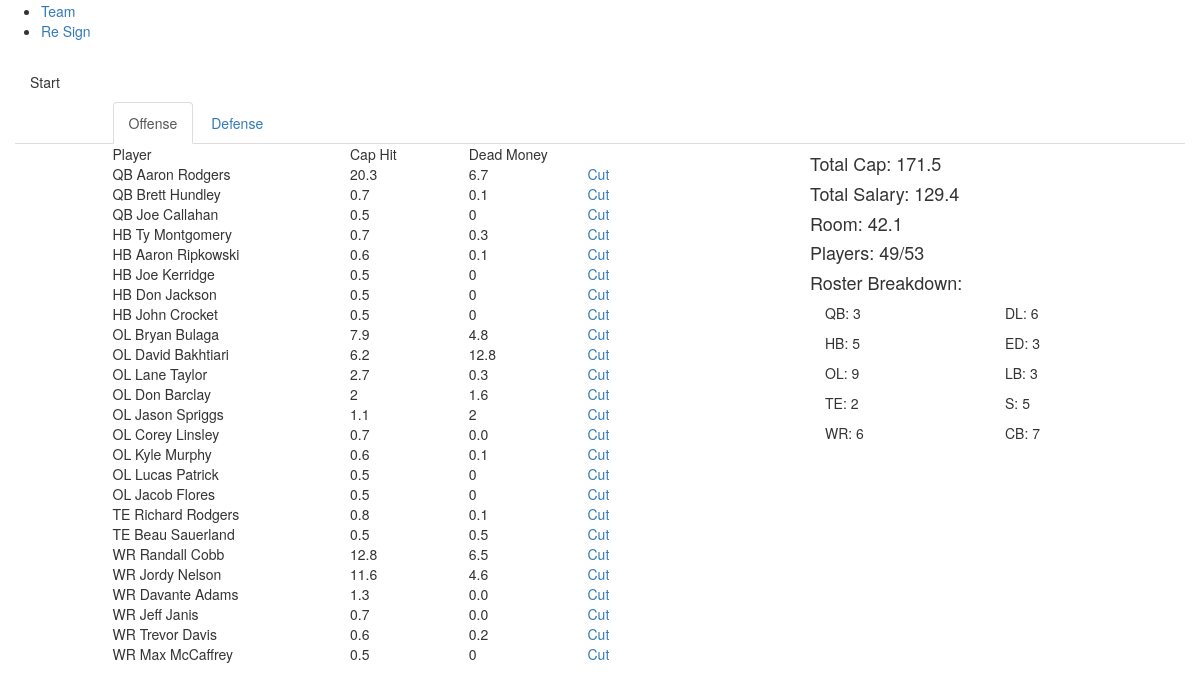
The app's page / (signed in) with its own data.
### roster/models.py (models this page shows)
class Player(models.Model):
    first_name = models.CharField(max_length=50)
    last_name = models.CharField(max_length=50)
    position = models.CharField(max_length=2, choices=POSITION)
    cap_hit = models.FloatField()
    dead_money = models.FloatField(null=True,blank=True)
    offer = models.FloatField(null=True,blank=True)
    def __str__(self):
        return str(self.position + ' ' + self.first_name + " " + self.last_name)

class Account(models.Model):
    user = models.OneToOneField('auth.User')
    cap_max = models.FloatField(default=171.5)
    resign = models.BooleanField(default=False)
    free_agent = models.BooleanField(default=False)
    draft = models.BooleanField(default=False)
    final_cuts = models.BooleanField(default=False)

### roster/views.py (the view)
# urls.py: url(r'^$', IndexView.as_view(), name='index_view'),
class IndexView(TemplateView):
    template_name = "index.html"
    def get_context_data(self,**kwargs):
        context = super().get_context_data(**kwargs)
        acc = Account.objects.first()
        salaries = sum([player.cap_hit for player in Player.objects.all()])
        context['qb'] = Player.objects.filter(position='QB').order_by('-cap_hit')
        context['hb'] = Player.objects.filter(position='HB').order_by('-cap_hit')
        context['wr'] = Player.objects.filter(position='WR').order_by('-cap_hit')
        context['te'] = Player.objects.filter(position='TE').order_by('-cap_hit')
        context['ol'] = Player.objects.filter(position='OL').order_by('-cap_hit')
        context['dl'] = Player.objects.filter(position='DL').order_by('-cap_hit')
        context['ed'] = Player.objects.filter(position='ED').order_by('-cap_hit')
        context['lb'] = Player.objects.filter(position='LB').order_by('-cap_hit')
        context['cb'] = Player.objects.filter(position='CB').order_by('-cap_hit')
        context['s'] = Player.objects.filter(position='S').order_by('-cap_hit')
        context['count'] = Player.objects.all().count()
        context['total_cap'] = acc.cap_max
        context['cap_space_left'] = round(acc.cap_max - salaries,2)
        context['salaries'] = round(salaries, 2)
        return context

### templates/index.html (shortened to what this page needs)
{% extends 'base.html' %}
{% block content %}
<div class="">
  {% if not request.user.account.resign %}
  <p>Start</p>
  {% elif not request.user.account.free_agent %}
  <p>Start, Resign Players <span class='blue'>Free Agents</span></p>
  {% elif not request.user.account.draft %}
  <p>Start, Resign Players, Free Agents <span class='blue'>Draft</span></p>
  {% elif not request.user.account.final_cuts %}
  <p>Start, Resign Players, Free Agents, Draft <span class='blue'>Final Cuts</span></p>
  {% endif %}
</div>
<div class="row">
<div class="col-md-1"></div>
<ul class="nav nav-tabs">
  <li class="active"><a data-toggle="tab" href=#offense>Offense</a></li>
  <li><a data-toggle="tab" href=#defense>Defense</a></li>
</ul>
</div>
<div class="row">
  <div class="col-md-1"></div>
<div class="col-md-7">
<div class="tab-content">
  <div id="offense" class="tab-pane fade in active">
    <div class="row">
        <div class="row">
          <div class="col-md-4">Player</div>
          <div class="col-md-2">Cap Hit</div>
          <div class="col-md-2">Dead Money</div>
        </div>
        {% for player in qb %}
        <div class="row">
          <div class="col-md-4">{{ player }}</div>
          <div class="col-md-2">{{ player.cap_hit|floatformat }}</div>
          <div class="col-md-2">{{ player.dead_money|floatformat }}</div>
          <div class="col-md-1"><a href="{% url 'cut_player_view' player.id %}">Cut</a></div>
        </div>
        {% endfor %}
        {% for player in hb %}
        <div class="row">
          <div class="col-md-4">{{ player }}</div>
          <div class="col-md-2">{{ player.cap_hit|floatformat }}</div>
          <div class="col-md-2">{{ player.dead_money|floatformat }}</div>
          <div class="col-md-1"><a href="{% url 'cut_player_view' player.id %}">Cut</a></div>
        </div>
        {% endfor %}
        {% for player in ol %}
        <div class="row">
          <div class="col-md-4">{{ player }}</div>
          <div class="col-md-2">{{ player.cap_hit|floatformat }}</div>
          <div class="col-md-2">{{ player.dead_money|floatformat }}</div>
          <div class="col-md-1"><a href="{% url 'cut_player_view' player.id %}">Cut</a></div>
        </div>
        {% endfor %}
        {% for player in te %}
        <div class="row">
          <div class="col-md-4">{{ player }}</div>
          <div class="col-md-2">{{ player.cap_hit|floatformat }}</div>
          <div class="col-md-2">{{ player.dead_money|floatformat }}</div>
          <div class="col-md-1"><a href="{% url 'cut_player_view' player.id %}">Cut</a></div>
        </div>
        {% endfor %}
        {% for player in wr %}
        <div class="row">
          <div class="col-md-4">{{ player }}</div>
          <div class="col-md-2">{{ player.cap_hit|floatformat }}</div>
          <div class="col-md-2">{{ player.dead_money|floatformat }}</div>
          <div class="col-md-1"><a href="{% url 'cut_player_view' player.id %}">Cut</a></div>
        </div>
        {% endfor %}
      </div>
    </div>
</div>
</div>
<div class="col-md-4">
  <h4>Total Cap: {{ total_cap|floatformat }}</h4>
  <h4>Total Salary: {{ salaries|floatformat }}</h4>
  <h4>Room: {{ cap_space_left|floatformat }}</h4>
  <h4>Players: {{ count }}/53 </h4>
  <h4>Roster Breakdown:</h4>
  <div class="col-md-6">
    <p>QB: {{ qb.count }}</p>
    <p>HB: {{ hb.count }}</p>
    <p>OL: {{ ol.count }}</p>
    <p>TE: {{ te.count }}</p>
    <p>WR: {{ wr.count }}</p>
  </div>
  <div class="col-md-6">
    <p>DL: {{ dl.count }}</p>
    <p>ED: {{ ed.count }}</p>
    <p>LB: {{ lb.count }}</p>
    <p>S: {{ s.count }}</p>
    <p>CB: {{ cb.count }}</p>
  </div>
</div>
</div>
{% endblock %}

### records on screen
Player: position+first_name+last_name "QB Aaron Rodgers", cap_hit "20.3", dead_money "6.7"
Player: position+first_name+last_name "QB Brett Hundley", cap_hit "0.7", dead_money "0.1"
Player: position+first_name+last_name "QB Joe Callahan", cap_hit "0.5", dead_money "0"
Player: position+first_name+last_name "HB Ty Montgomery", cap_hit "0.7", dead_money "0.3"
Player: position+first_name+last_name "HB Aaron Ripkowski", cap_hit "0.6", dead_money "0.1"
Player: position+first_name+last_name "HB Joe Kerridge", cap_hit "0.5", dead_money "0"
Player: position+first_name+last_name "HB Don Jackson", cap_hit "0.5", dead_money "0"
Player: position+first_name+last_name "HB John Crocket", cap_hit "0.5", dead_money "0"
Player: position+first_name+last_name "OL Bryan Bulaga", cap_hit "7.9", dead_money "4.8"
Player: position+first_name+last_name "OL David Bakhtiari", cap_hit "6.2", dead_money "12.8"
Player: position+first_name+last_name "OL Lane Taylor", cap_hit "2.7", dead_money "0.3"
Player: position+first_name+last_name "OL Don Barclay", cap_hit "2", dead_money "1.6"
Player: position+first_name+last_name "OL Jason Spriggs", cap_hit "1.1", dead_money "2"
Player: position+first_name+last_name "OL Corey Linsley", cap_hit "0.7", dead_money "0.0"
Player: position+first_name+last_name "OL Kyle Murphy", cap_hit "0.6", dead_money "0.1"
Player: position+first_name+last_name "OL Lucas Patrick", cap_hit "0.5", dead_money "0"
Player: position+first_name+last_name "OL Jacob Flores", cap_hit "0.5", dead_money "0"
Player: position+first_name+last_name "TE Richard Rodgers", cap_hit "0.8", dead_money "0.1"
Player: position+first_name+last_name "TE Beau Sauerland", cap_hit "0.5", dead_money "0.5"
Player: position+first_name+last_name "WR Randall Cobb", cap_hit "12.8", dead_money "6.5"
Player: position+first_name+last_name "WR Jordy Nelson", cap_hit "11.6", dead_money "4.6"
Player: position+first_name+last_name "WR Davante Adams", cap_hit "1.3", dead_money "0.0"
Player: position+first_name+last_name "WR Jeff Janis", cap_hit "0.7", dead_money "0.0"
Player: position+first_name+last_name "WR Trevor Davis", cap_hit "0.6", dead_money "0.2"
Player: position+first_name+last_name "WR Max McCaffrey", cap_hit "0.5", dead_money "0"
Account: cap_max "171.5"

### other values on screen
{{ salaries|floatformat }} "129.4"
{{ cap_space_left|floatformat }} "42.1"
{{ count }} "49"
{{ qb.count }} "3"
{{ hb.count }} "5"
{{ ol.count }} "9"
{{ te.count }} "2"
{{ wr.count }} "6"
{{ dl.count }} "6"
{{ ed.count }} "3"
{{ lb.count }} "3"
{{ s.count }} "5"
{{ cb.count }} "7"
